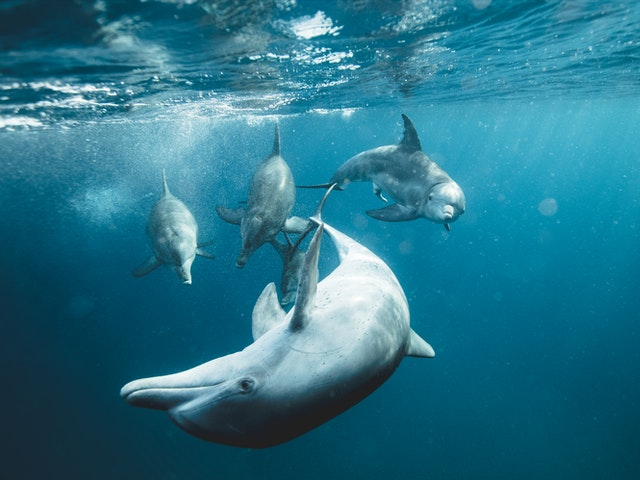
#> input picture datasets/dolphines.jpg, 640 x 480 px, found by its file name
$ jupyter execute PCA.ipynb   (shell and % lines are left out)
#> lines starting #> are read from the running program, lines starting #| are printed output that depends on the picture
[cell 1]
import numpy as np
import matplotlib.pyplot as plt

## Redukcja wymiarowości

Praca z wielowymiarowymi danymi niesie ze sobą różne ograniczenia. W jaki sposób możemy wyświetlić próbki, które mają $4$, $5$, $6$, $7$ i więcej cech? Nie możemy stworzyć przecież wykresu $4D$, czy $7D$. Wizualizacja takich danych jest problemem. Kiedy mamy wiele cech w zestawie danych, wpływa to również na szybkość działania naszego modelu. Takie dane zajmują więcej miejsca na nośnikach pamięci. Jeśli mamy zbiór, który zawiera $1000$ cech, to możemy się zastanawiać, czy na pewno wszystkie cechy są istotne i potrzebne dla naszego modelu. Może wystarczy jedynie $100$ cech i wyniki działania modelu uczenia maszynowego byłyby równie satysfakcjonujące, a przy okazji zmniejszylibyśmy wymiarowość próbek i czas obliczeń.

Problem redukcji wymiarowości jest powszechny w tematyce uczenia maszynowego. Istnieją dwa główne podziały takiej redukcji - selekcja i ekstrakcja cech. Selekcja cech polega na wybraniu pewnego podzbioru cech z oryginalnego zestawu wszystkich cech. W takim przypadku zakładamy, że nie wszystkie cechy są nam potrzebne do stworzenia dobrego modelu, więc pozbywamy się części z nich, licząc na to, że wyniki nie ulegną pogorszeniu. Selekcja cech pozostawia cechy w swojej oryginalnej postaci, nie modyfikuje ich wartości, zmieniamy tylko ich ilość. Ekstrakcja cech jest scenariuszem nieco bardziej skomplikowanym, ponieważ polega na redukcji cech poprzez przekształcenie oryginalnego zestawu cech do nowej przestrzeni cech, w której pozostałe cechy nie mają swoich pierwotnych wartości. Obie kategorie mają swoje wady i zalety. Dzisiaj skupimy się na algorytmie z rodziny ekstrakcji cech.

##  Analiza głównych składowych

Jedną z najpopularniejszych metod ekstrakcji cech jest **Analiza głównych składowych (ang. Principal component analysis)** w skrócie **PCA**. Jest to algorytm, który redukuje wymiarowość danych poprzez rzutowanie ich na przestrzeń o mniejszej liczbie wymiarów. Rzutowanie to następuje poprzez znalezienie kierunków, w których jest największa wariancja danych. Założeniem algorytmu jest zatem znalezienie nowej przestrzeni cech, tak aby zachować jak najwięcej informacji zawartych w oryginalnych cechach. Przed omówieniem szczegółów algorytmu zobaczmy jego zasadę działania.

Mając dwuwymiarowy zestaw danych z cechami $x_1$ i $x_2$, chcielibyśmy zredukować go do postaci jednowymiarowej.

Aby to zrobić, musimy znaleźć kierunki, w których dane są najbardziej zróżnicowane (mają największą wariancję). Takie kierunki będą dwa, a dodatkowo będą one zawsze do siebie prostopadłe. Te kierunki, to właśnie główne składowe.

Mając wyznaczone główne składowe, możemy zauważyć, że wzdłuż prostej z czerwoną strzałką jest znacznie większa wariancja danych. Jeśli zatem chcielibyśmy zredukować przestrzeń z $2D$ na $1D$, to powinniśmy rzutować wszystkie punkty z dwuwymiarowej przestrzeni na prostą z czerwoną strzałką.

Po zrzutowaniu punktów na tę prostą dane prezentują się następująco:

Możemy też spróbować zrzutować punkty na prostą z niebieską strzałką, żeby przekonać się, że punkty będą bardziej "zbite" (mniejsza wariancja danych).

Ta idea dla prostego przypadku dwuwymiarowego jest rozszerzalna i działa dokładnie tak samo dla danych wielowymiarowych. Jeśli mamy już intuicję, w jaki sposób redukowane są wymiary w algorytmie PCA, przejdźmy do szczegółów działania algorytmu.

## Algorytm PCA

Na początku stwórzmy zbiór danych, na którym będziemy przeprowadzać obliczenia.

| **x1** | **x2** |
|--------|--------|
| 1\.2   | 1\.5   |
| 0\.2   | 0\.1   |
| 1\.6   | 1\.8   |
| 2\.2   | 2\.5   |
| 0\.5   | 0\.7   |
| 3\.0   | 2\.6   |
| 3\.2   | 3\.4   |
| 0\.8   | 1\.0   |
| 2\.6   | 2\.8   |
| 1\.5   | 1\.4   |

[cell 2]
X = np.array([
    [1.2, 1.5],
    [0.2, 0.1],
    [1.6, 1.8],
    [2.2, 2.5],
    [0.5, 0.7],
    [3.0, 2.6],
    [3.2, 3.4],
    [0.8, 1.0],
    [2.6, 2.8],
    [1.5, 1.4]])

### Wycentrowanie danych

Pierwszym etapem jest wycentrowanie zestawu danych, to znaczy odjęcie średniej od każdej próbki. Obliczamy średnią dla cechy $x_1$ i cechy $x_2$.

[cell 3]
X_centered = X - X.mean(axis=0)

X_centered

[cell 4]
plt.scatter(X_centered[:, 0], X_centered[:, 1], marker='+')
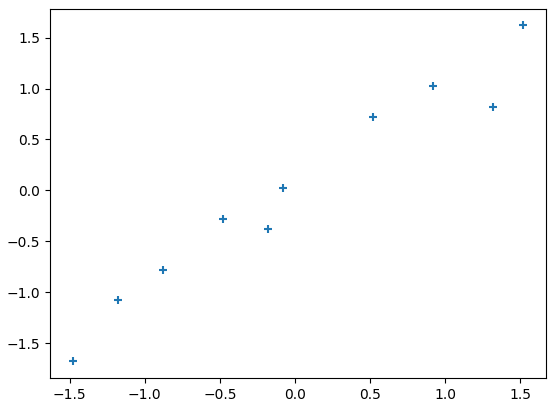
#> figure drawn by matplotlib, 1 panel

### Obliczenie macierzy kowariancji

Po wycentrowaniu zestawu danych należy obliczyć macierz kowariancji zgodnie ze wzorem:

<!-- $$\Sigma = \frac{1}{m-1}\sum_{i=1}^{n}(x^{(i)})(x^{(i)})^T$$ -- DO POPRAWY!!! -->
$$\Sigma = \frac{1}{m-1}X^TX$$

gdzie:

* $X^T$ jest macierzą o wymiarach $nxm$

* $X$ jest macierzą o wymiarach $mxn$
<!-- * $x^{(i)}$ jest wektorem o wymiarach $nx1$ -->

<!-- * $(x^{(i)})^T$ jest wektorem o wymiarach $1xn$ -->

Więc w wyniku mnożenia powstaje macierz $\Sigma$ o wymiarach $nxn$.

[cell 5]
m = X.shape[0]
X_cov = np.dot(X_centered.T, X_centered) / (m - 1)

X_cov

### Obliczenie wektorów i wartości własnych

Ten etap jest sercem metody analizy głównych składowych. Wektory własne to kierunki, w których jest największa wariancja danych. Wartości własne, które skojarzone są z wektorami własnymi, określają ich istotność. Oznacza to, że wektor własny z największą wartością własną jest pierwszą główną składową, wektor własny z drugą największą wartością jest drugą główną składową i tak dalej.

Wektory i wartości własne można obliczyć za pomocą metody `np.linalg.eig()` podając jako parametr obliczoną wcześniej macierz kowariancji.

[cell 6]
eigenvalues, eigenvectors = np.linalg.eig(X_cov)

Bardzo istotne jest to, że wektory własne zwracane przez `np.linalg.eig()` są reprezentowane jako **kolumny**, a nie wiersze. Oznacza to, że pierwszą kolumną jest pierwszy wektor własny, drugą kolumną jest drugi wektor własny itp.

Ważne jest również to, że zwrócone wartości własne niekoniecznie muszą być posortowane. Musimy zatem sami posortować wartości własne (zachowując powiązanie z wektorami własnymi), żeby mieć pewność, że są ustawione malejąco.

[cell 7]
idx = eigenvalues.argsort()[::-1]
eigenvalues = eigenvalues[idx]
eigenvectors = eigenvectors[:,idx]

eigenvalues, eigenvectors

### Rysowanie danych z głównymi składowymi

Mając wektory własne możemy w przypadku dwuwymiarowym dość łatwo je narysować. Obliczamy nachylenie zgodnie ze wzorem $\frac{\Delta y}{\Delta x}$.

[cell 8]
plt.scatter(X_centered[:, 0], X_centered[:, 1], marker='+')

line = np.linspace(-1, 1, 100)
plt.arrow(x=0, y=0, dx=eigenvectors[0, 0], dy=eigenvectors[1, 0], head_width=0.1, head_length=0.1, fc='r', ec='k')
plt.arrow(x=0, y=0, dx=eigenvectors[0, 1], dy=eigenvectors[1, 1], head_width=0.1, head_length=0.1, fc='b', ec='k')
plt.plot(line, line * (eigenvectors[1, 0]/eigenvectors[0, 0]), color='black')
plt.plot(line, line * (eigenvectors[1, 1]/eigenvectors[0, 1]), color='black')

plt.xlabel("x1")
plt.ylabel("x2")
plt.grid()
plt.show()
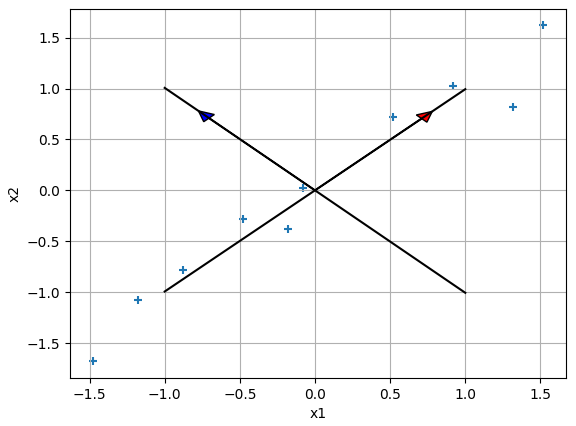
#> figure drawn by matplotlib, 1 panel; curve peaks at x = 1, y = 0.994; curve peaks at x = -1, y = 1.01

### Rzutowanie danych na k głównych składowych

Mając obliczoną macierz z kolejnymi wektorami własnymi, możemy wykorzystać ją do zredukowania oryginalnej ilości wymiarów. W sytuacji, gdy mamy jedynie dwa wymiary w oryginalnym zestawie danych, nie mamy dużego pola do popisu. Jednak w zdecydowanej większości przypadków będziemy pracować z danymi, które mają znacznie więcej cech. Dzięki temu możemy wybrać $k$ pierwszych głównych składowych i za ich pomocą rzutować dane do przestrzeni o $k$-tej liczbie wymiarów.

Operacja rzutowania opisana jest za pomocą wzoru:

$$z = U_{reduced}^T * x$$

gdzie:
* $U_{reduced}$ oznacza macierz z k pierwszymi wektorami własnymi - wymiar $nxk$
* $x$ to oryginalna próbka - wymiar $nx1$

Zatem wyjściowa próbka $z$ będzie miała wymiar $kx1$.

Możemy również rzutować cały zbiór danych "na raz" i wtedy wzór będzie miał następującą formę:

$$Z = X * U_{reduced}$$

gdzie:
* $X$ to wycentrowany zbiór danych - wymiar $mxn$
* $U_{reduced}$ to macierz z k pierwszymi wektorami własnymi - wymiar $nxk$

Zatem nowy zbiór danych ze zredukowaną ilością wymiarów będzie miał wymiar $mxk$.

#### Rzutowanie danych na pierwszą główną składową

[cell 9]
X_pca_1 = np.dot(X_centered, eigenvectors[:, 0])
plt.scatter(X_pca_1, np.zeros(10), marker='+')
plt.xlim((-1.5, 2))
plt.xlabel("z")
plt.show()
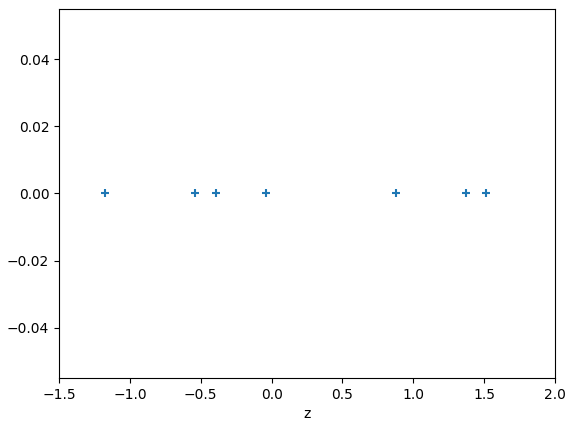
#> figure drawn by matplotlib, 1 panel

#### Rzutowanie danych na drugą główną składową

[cell 10]
X_pca_2 = np.dot(X_centered, eigenvectors[:, 1])
plt.scatter(X_pca_2, np.zeros(10), marker='+')
plt.xlim((-1.5, 2))
plt.xlabel("z")
plt.show()

Widać, że znacznie korzystniejsze jest rzutowanie danych na pierwszą główną składową, ponieważ dane nie są tak zbite, jak w przypadku drugiej głównej składowej.

### Powrót do oryginalnej liczby wymiarów

Po zrzutowaniu danych na przestrzeń o mniejszej ilości wymiarów jesteśmy w stanie powrócić do oryginalnego $n$-wymiarowego zestawu danych, wykorzystując wszystkie główne składowe. Operacja ta jednak powoduje stratę pewnej ilości informacji, która została utracona poprzez operacje rzutowania.

Aby powrócić do oryginalnej liczby wymiarów, należy wykonać następującą operację:

$$x_{reconstructed} = U_{reduced} * z$$

* $U_{reduced}$ ma wymiary $nxk$
* $z$ ma wymiary $kx1$
* zatem $x_{reconstructed}$ będzie miało wymiar $nx1$.

Postać macierzowa:

$$X_{reconstructed} = Z * U_{reduced}^T$$

* $Z$ ma wymiary $mxk$
* $U_{reduced}^T$ ma wymiary $kxn$
* zatem $X_{reconstructed}$ będzie miało wymiar $mxn$.

#### Operacja odwrotna po rzutowaniu danych na pierwszą główną składową

[cell 11]
old_data_from_pca_1 = np.dot(X_pca_1.reshape(X_pca_1.shape[0], 1), eigenvectors[:, :1].T)
plt.scatter(old_data_from_pca_1[:, 0], old_data_from_pca_1[:, 1], marker='+')
plt.xlim((-1.5, 2))
plt.xlabel("x1")
plt.ylabel("x2")
plt.show()
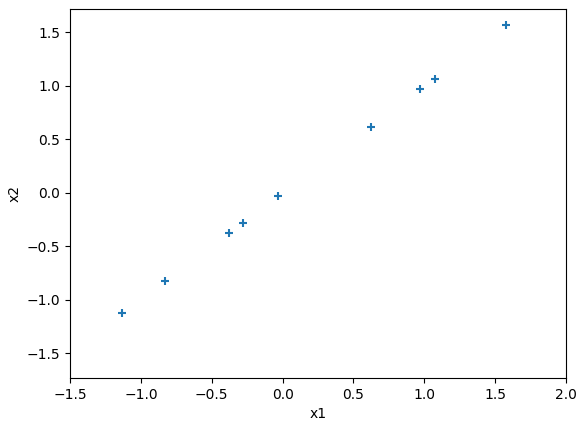
#> figure drawn by matplotlib, 1 panel

Widać, że z łatwością udało się odtworzyć dane idące wzdłuż pierwszej głównej składowej, ale nie wzdłuż drugiej.

### Współczynnik wariancji wyjaśnionej

Gdy analizujemy prosty przypadek z dwoma wymiarami, nie mamy wielkiego wyboru jeśli chodzi o redukcje cech. Możemy jedynie rzutować próbki na przestrzeń jednowymiarową. W sytuacji, gdy mamy wiele wymiarów problemem może okazać się wybór właściwej ilości głównych składowych, które będą służyły do stworzenia nowej przestrzeni próbek. Przykładowo, jeśli mamy 6000 wymiarów, to ile $k$ pierwszych głównych składowych powinniśmy wziąć? 2000? 1000? a może jedynie 100? Moglibyśmy oczywiście próbować wszystkich wartości z pewnego przedziału, a następnie mierzyć różnice pomiędzy oryginalnymi próbkami i próbkami zrekonstruowanymi. To dałoby nam pewną miarę błędu. Odpowiednie przekształcenia pozwoliłyby nawet zawrzeć tę wartości w przedziale $(0,1)$. Jednak takie rozwiązanie wymagałoby bardzo dużej ilości obliczeń.

Na szczęście istnieje inny sposób. Obliczone wraz z wektorami własnymi, wartości własne mają ważną właściwość. Informują o tym, jaka ilość wariancji niesiona jest za pomocą skojarzonej głównej składowej. Jest to tak zwana **wariancja wyjaśniona**. Aby wyciągnąć tę informację, należy obliczyć iloraz każdej wartości własnej i sumy wszystkich wartości własnych:

$$\frac{eigenvalue^{(i)}}{\sum_{i=1}^{n}eigenvalue^{(i)}}$$

Przykładowo, jeżeli wariancja wyjaśniona dla pierwszej warości własnej ma wartość $0.9$, oznacza to, że aż $90%$ wariancji jest wyjaśnionej za pomocą pierwszej głównej składowej. Czyli pozostałe $10%$ jest zawarte w pozostałych głównych składowych.

Częściej jednak stosowana jest operacja obliczania wartości wyjaśnionej z wykorzystaniem skumulowanej sumy. Taka operacja pozwala na łatwe sprawdzenie, jaka ilość wariancji jest wyjaśniona za pomocą $k$ pierwszych składowych.

$$\frac{\sum_{i=1}^{k} eigenvalue^{(i)}}{\sum_{i=1}^{n}eigenvalue^{(i)}}$$

Dzięki temu możemy ustalić, że chcemy, aby nowa przestrzeń cech zachowała $95%$ wariancji:

$$\frac{\sum_{i=1}^{k} eigenvalue^{(i)}}{\sum_{i=1}^{n}eigenvalue^{(i)}} \geq 0.90$$

Ustalenie takiego progu pozwoli nam wybrać odpowiednią ilość pierwszych głównych składowych:

## Zadanie 1

Algorytm PCA jest w stanie znacznie zredukować wymiarowość, ale pozwala również powrócić do oryginalnej ilości wymiarów. Dzięki temu może być stosowany jako algorytm kompresji. Celem tego zadania będzie wykorzystanie algorytmu PCA do kompresji zdjęcia. W katalogu datasets znajduje się zdjęcie o nazwie 'dolphines.jpg'. Wczytaj to zdjęcie w formacie _grayscale*_, a następnie wykonaj eksperymenty redukcji wymiarów dla różnych wartości parametru $k$ ($k$ oznacza $k$ pierwszych głównych składowych). Po zrzutowaniu zdjęcia na mniejszą liczbę wymiarów powróć do oryginalnego rozmiaru i sprawdź, jak różne wartości parametru $k$ wpływają na jakość zrekonstruowanego zdjęcia. Stwórz wykres wariancji wyjaśnionej. Dla jakiej ilości pierwszych głównych składowych zachowane jest $95$ wariancji?

_1. Grayscale (skala szarości) to format, w którym jest tylko jeden kanał zawierający informacje o intensywności (jasności) pikseli. Wszystkie piksele reprezentowane są za pomocą wartości od 0 do 255, gdzie 0 oznacza kolor czarny a 255 kolor biały.
To może zostać zaimplementowane w prosty sposób za pomocą biblioteki PIL:_
```
from PIL import Image
img = PIL.Image.open('../dolphines.jpg').convert('L')
```

[cell 12]
import PIL
from PIL import Image
import numpy as np
import matplotlib.pyplot as plt

def data(X):
    X = np.array(X)
    return X

def centeredData(X):
    X_centered = X - X.mean(axis=0)
    #plt.scatter(X_centered[:, 0], X_centered[:, 1], marker='+')
    #plt.show()
    return X_centered

def matrixCovariance(X, X_centered):
    m = X.shape[0]
    #print(m)
    X_cov = np.dot(X_centered.T, X_centered) / (m - 1)
    return X_cov

def eigen(X_cov):
    eigenvalues, eigenvectors = np.linalg.eig(X_cov)
    idx = eigenvalues.argsort()[::-1]
    eigenvalues = eigenvalues[idx]
    eigenvectors = eigenvectors[:, idx]
    eigenvalues = eigenvalues.real
    eigenvectors = eigenvectors.real
    return eigenvalues, eigenvectors

def x_pca(X, eigenvectors, k):
    Z = np.dot(X, eigenvectors[:,:k])
    #print(Z.shape)
    return Z

def reconstructed(Z, eigenvectors, k):
    Xreconstructed = np.dot(Z, eigenvectors[:, :k].T)
    #print(Z.shape)
    #print(eigenvectors[:, :k].T.shape)
    #print(Xreconstructed.shape)
    return Xreconstructed

def sum(eigenvalues):
    sum = 0
    for eigenvalue in eigenvalues:
        sum += eigenvalue
    return sum
def eigenvaluesCumulativeSum(eigenvalues, sum):
    counter = 0
    sum2 = 0
    for i in eigenvalues:
        sum2 += i
        if sum2 / sum >= 0.95:
            return counter
        else:
            counter += 1
def cumulativeVariance(eigenvalues, sumEigen):
    #print(len(eigenvalues))
    varianceForSingle = []
    for i in range(len(eigenvalues)):
        varianceForSingle.append(eigenvalues[i]/sumEigen)

    varianceForKComponents = []
    sumaIlorazow = 0
    for i in varianceForSingle:
        sumaIlorazow+=i
        varianceForKComponents.append(sumaIlorazow)

    return varianceForKComponents


def PCA():
    img = PIL.Image.open('C:/Users/Gabriela/Desktop/studia PK/MOW/datasets/dolphines.jpg').convert('L')
    X = data(img)
    #print(X)
    #print(X.shape)
    X_centered = centeredData(X)
    #print(X_centered)
    X_cov = matrixCovariance(X, X_centered)
    #print(X_cov.shape)
    eigenvalues, eigenvectors = eigen(X_cov)
    #print(eigenvectors)
    #print(eigenvectors.shape)
    sumEigen = sum(eigenvalues)
    k = eigenvaluesCumulativeSum(eigenvalues, sumEigen)
    Z = x_pca(X, eigenvectors, k)
    Xreconstructed = reconstructed(Z, eigenvectors, k)
    varianceForKComponents = cumulativeVariance(eigenvalues, sumEigen)
    fig, ax = plt.subplots(figsize=(6,4))

    ax.plot(np.array(range(len(varianceForKComponents))), varianceForKComponents)
    ax.plot([k, k], [0,1.2], '--', color= 'black')
    ax.plot([-30, 700], [0.95, 0.95], '--', color='red')
    ax.annotate('granica zachowania 95% wariancji, ' + 'k=' +str(k), xy=(k, 0.95), xytext=(k+50, 0.6),
                arrowprops=dict(facecolor='black', shrink=0.05))
    plt.xlim([-20,600])
    plt.ylim([0.4,1.05])
    plt.xlabel("principal components")
    plt.ylabel("cumulative explained variance")
    plt.title("cumulative explained variance explained by the components")
    plt.show()

PCA()
#> in PCA, `img = PIL.Image.open('C:/Users/Gabriela/Desktop/studia PK/MOW/datasets..`:
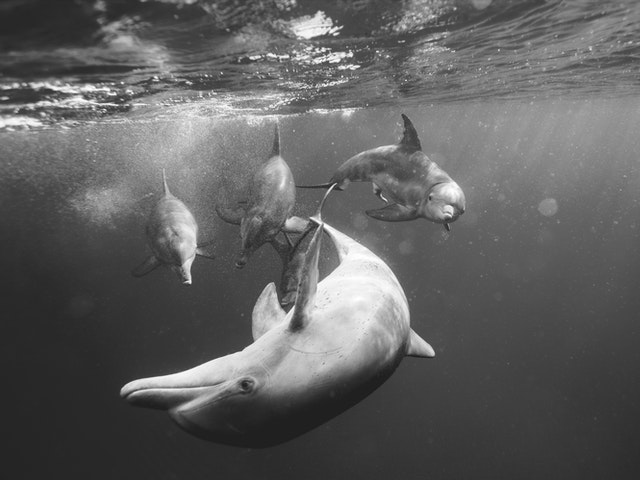
#> img: PIL image 640x480 L; min 26, max 255, mean 95.9
#> in centeredData, `X_centered = X - X.mean(axis=0)`:
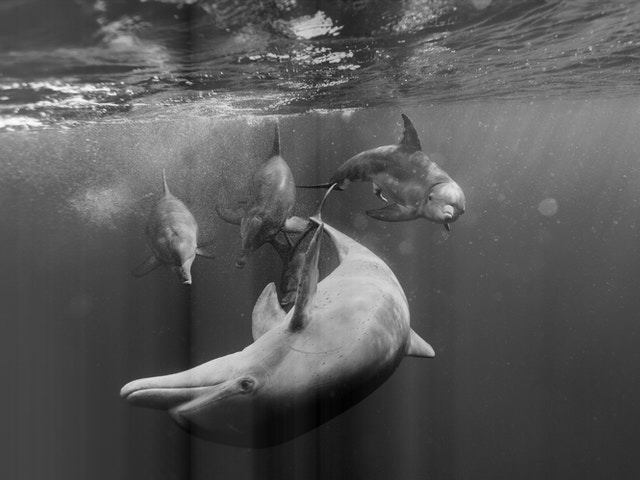
#> X_centered: shape (480, 640) float64; min -99.68, max 188.3, mean 0; drawn with min black and max white
#> in matrixCovariance, `X_cov = np.dot(X_centered.T, X_centered) / (m - 1)`:
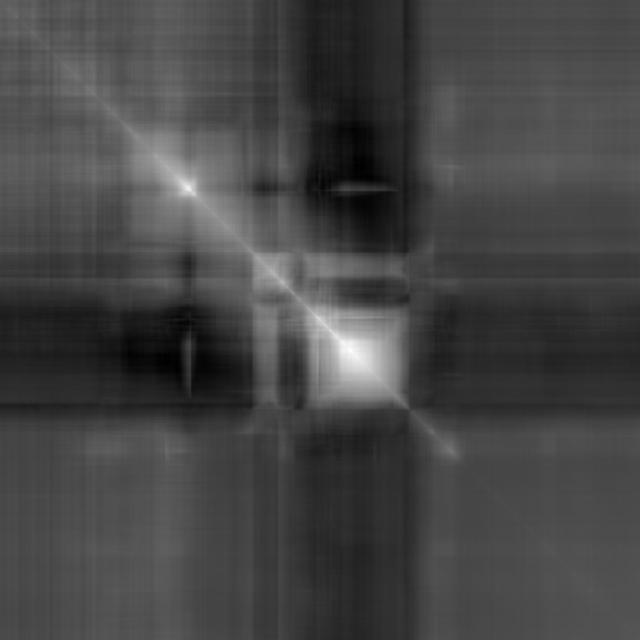
#> X_cov: shape (640, 640) float64; min -746.8, max 4793.9, mean 766.8; drawn with min black and max white
#> in eigen, `idx = eigenvalues.argsort()[::-1]`: idx = 640 values, max 639 at index 580, min 0 at index 0, mean 319.5
#> in eigen, `eigenvalues = eigenvalues.real`: eigenvalues = 640 values, max 523132.1 at index 0, min -2.33e-11 at index 639, mean 2000.6
#> in eigen, `eigenvectors = eigenvectors.real`:
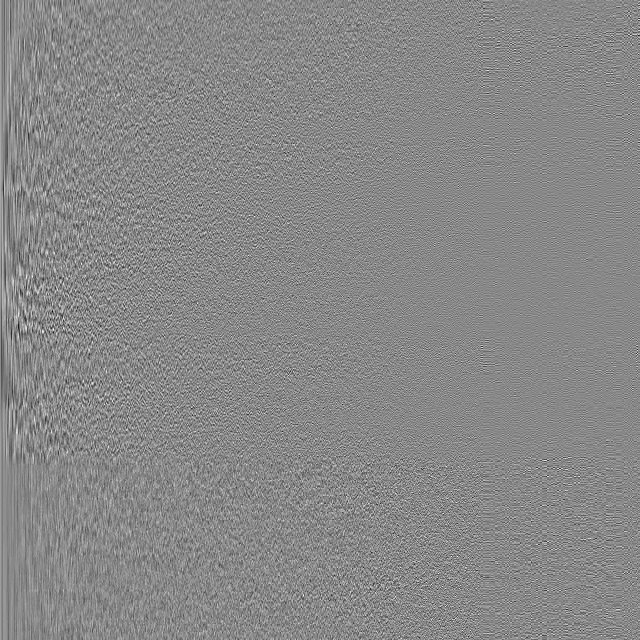
#> eigenvectors: shape (640, 640) float64; min -0.248, max 0.216, mean 4.09e-05; drawn with min black and max white
#> the loop in sum, `for eigenvalue in eigenvalues:` made 640 passes
#> (eigenvalue, sum) on passes 1 to 3: (523132.1, 523132.1), (299278.1, 822410.2), (112803.3, 935213.5)
#> (the rest of the program and of its run is left out)
